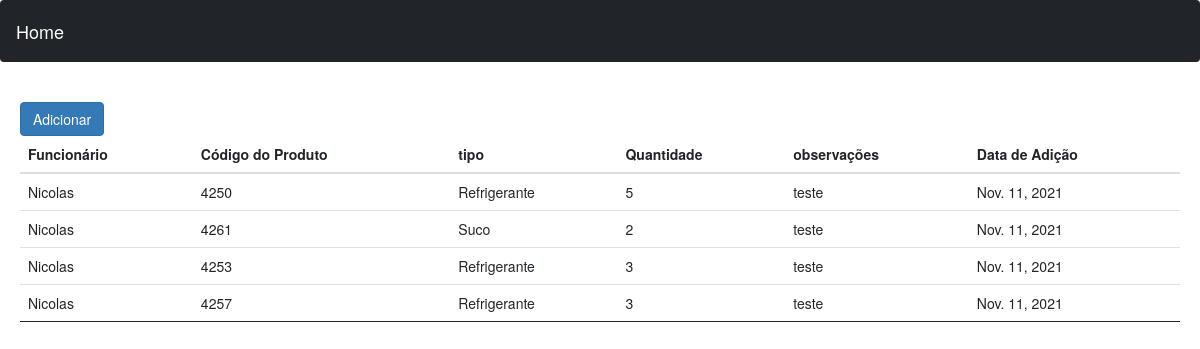
The page /historico on the database its author committed.
### historicos/models.py (models this page shows)
class HistoricoModel(TimeStampedModel):
    id = models.UUIDField(
        db_column="ID",
        default=uuid.uuid4,
        primary_key=True,
        editable=False,
        unique=True
    )
    produto_id = models.ForeignKey(
        ProdutoModel,
        on_delete=models.CASCADE
    )
    data = models.DateField(auto_now=True)
    funcionario = models.CharField(
        db_column="FUNCIONARIO",
        max_length=50
    )
    tipo = models.CharField(
        max_length=30
    )
    quantidade = models.PositiveSmallIntegerField(
        default=None
    )
    observacao = models.TextField(
        default=None)
    class Meta:
        db_table = "HISTORICO"
        verbose_name = "Historico"
        verbose_name_plural = "Historicos"

### produtos/models.py (models this page shows, shortened)
class ProdutoModel(TimeStampedModel):
    id = models.UUIDField(
        db_column="ID",
        default=uuid.uuid4,
        primary_key=True,
        editable=False,
        unique=True
    )
    nome = models.CharField(
        db_column="NOME",
        max_length=100
    )
    codigo = models.CharField(
        db_column="CODIGO",
        max_length=20,
        unique=True
    )
    class Meta:
        db_table = 'PRODUTO'
        verbose_name = 'Produto'
        verbose_name_plural = 'Produtos'

### historicos/views.py (the view)
# urls.py: path('historico', home_historico, name="historico"),
def home_historico(request):
    if request.POST:
        serializer = HistoricosSerializer(data=request.POST)
        if not serializer.is_valid():
            messages.error(request, serializer.errors)
        else:
            _SERVICE.salvar_historico(request.POST)
    produtos = _SERVICE_PRODUTO.buscar_todos_produtos()
    historicos = _SERVICE.buscar_todos_historicos()
    return render(request, 'home_historico.html', context={"produtos": produtos, "historicos": historicos})

### historicos/services.py (called while the page is built)
    def buscar_todos_historicos(self):
        return HistoricoModel.objects.all()

### produtos/services.py (called while the page is built)
    def buscar_todos_produtos(self) -> list[ProdutoModel]:
        return ProdutoModel.objects.all()

### historicos/templates/home_historico.html (shortened to what this page needs)
{% extends 'base.html' %}
{%block container%}
<table class="table">
  <thead>
    <tr>
    {% include 'partials/historico_adicionar.html' %}
      <th scope="col">Funcionário</th>
      <th scope="col">Código do Produto</th>
      <th scope="col">tipo</th>
      <th scope="col">Quantidade</th>
      <th scope="col">observações</th>
      <th scope="col">Data de Adição</th>
    </tr>
    {% for historico in historicos %}
    <tr>
      <td>{{historico.funcionario}}</td>
      <td>{{historico.produto_id.codigo}}</td>
      <td>{{historico.tipo}}</td>
      <td>{{historico.quantidade}}</td>
      <td>{{historico.observacao}}</td>
      <td>{{historico.data}}</td>
    </tr>
    {% endfor %}
  </thead>
</table>
<nav aria-label="...">
</nav>
{%endblock container%}

### rows shown on the page
HistoricoModel: funcionario "Nicolas", produto_id.codigo "4250", tipo "Refrigerante", quantidade "5", observacao "teste", data "Nov. 11, 2021"
HistoricoModel: funcionario "Nicolas", produto_id.codigo "4261", tipo "Suco", quantidade "2", observacao "teste", data "Nov. 11, 2021"
HistoricoModel: funcionario "Nicolas", produto_id.codigo "4253", tipo "Refrigerante", quantidade "3", observacao "teste", data "Nov. 11, 2021"
HistoricoModel: funcionario "Nicolas", produto_id.codigo "4257", tipo "Refrigerante", quantidade "3", observacao "teste", data "Nov. 11, 2021"
